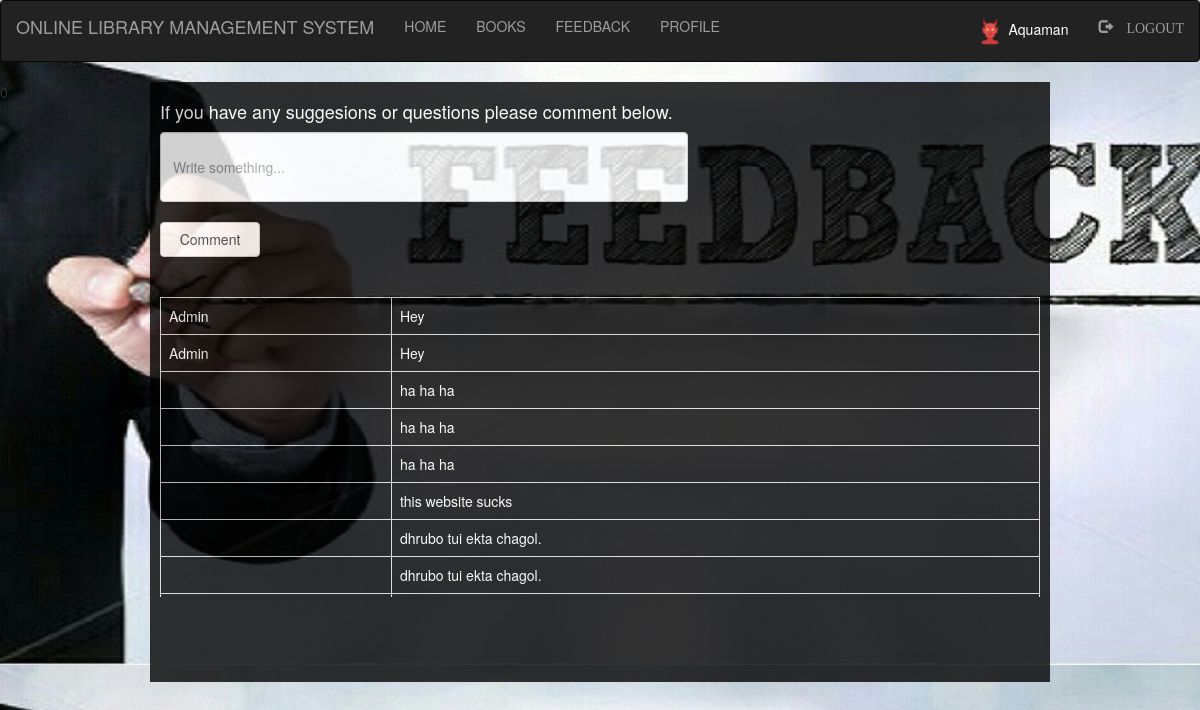
The page /library/student/feedback.php (signed in) on the database its author committed.
### tables this page shows
CREATE TABLE `cmnts` (
  `id` int(100) NOT NULL,
  `comment` varchar(300) NOT NULL,
  `username` varchar(100) NOT NULL
);

### library/student/feedback.php (the view, shortened to what this page needs)
<?php
  include "navbar.php";
  include "connection.php";
?>
<!DOCTYPE html>
<html>
<head>
	<link rel="stylesheet" type="text/css" href="style.css">
    <link rel="stylesheet" href="https://maxcdn.bootstrapcdn.com/bootstrap/3.3.7/css/bootstrap.min.css">
</head>
<body>
	<div class="wrapper">
		<h4>If you have any suggesions or questions please comment below.</h4>
		<form style="color:aliceblue" action="" method="post">
			<input class="form-control" type="text" name="comment" placeholder="Write something..."><br>
			<input class="btn btn-default" type="submit" name="submit" value="Comment" style="width: 100px; height: 35px;">
		</form>
<br><br>
	<div class="scroll">
		<?php
			if(isset($_POST['submit']))
			{
				$sql="INSERT INTO `cmnts` VALUES('','$_POST[comment]','$_SESSION[login_user]');";
				if(mysqli_query($db,$sql))
				{
					$q="SELECT * FROM `cmnts` ORDER BY `cmnts`.`id` DESC";
					$res=mysqli_query($db,$q);
					echo "<table class='table table-bordered'>";
					while ($row=mysqli_fetch_assoc($res))
					{
						echo "<tr>";
						echo "<td>"; echo $row['username']; echo "</td>";
							echo "<td>"; echo $row['comment']; echo "</td>";
						echo "</tr>";
					}
					echo "</table>";
				}
			}
			else
			{
				$q="SELECT * FROM `cmnts` ORDER BY `cmnts`.`id` DESC";
					$res=mysqli_query($db,$q);
					echo "<table class='table table-bordered'>";
					while ($row=mysqli_fetch_assoc($res))
					{
						echo "<tr>";
							echo "<td>"; echo $row['username']; echo "</td>";
							echo "<td>"; echo $row['comment']; echo "</td>";
						echo "</tr>";
					}
					echo "</table>";
			}
		?>
	</div>
	</div>
</body>
</html>

### library/student/style.css (style rules this page uses)
html,body,div,span,object,iframe, h1,h2,h3,h4,h5,h6,p,blockquote,pre, abbr,address,cite,code, del,dfn,em,img,ins,kbd,q,samp, small,strong,sub,sup,var, b,i, dl,dt,dd,ol,ul,li, fieldset,form,label,legend, table,caption,tbody,tfoot,thead,tr,th,td, article,aside,canvas,details,figcaption,figure, footer,header,hgroup,menu,nav,section,summary, time,mark,audio,video { margin: 0; padding: 0; border: 0; outline: 0; font-size: 100%; vertical-align: baseline; background: transparent; }
body { line-height: 1; }
table { border-collapse: collapse ; border-spacing:0 ; }
input,select { vertical-align: middle; }
.wrapper { height: 710px; width: 1535px; }
input { height: 25px; width: 300px; }

### library/student/feedback.php (style rules this page uses)
body { background-image: url("images/66.jpg"); }
.wrapper { padding: 10px; margin: -20px auto; width:900px; height: 600px; background-color: black; opacity: .8; color: white; }
.form-control { height: 70px; width: 60%; }
.scroll { width: 100%; height: 300px; overflow: auto; }

### rows shown on the page
cmnts: username "Admin", comment "Hey"
cmnts: username "Admin", comment "Hey"
cmnts: comment "ha ha ha"
cmnts: comment "ha ha ha"
cmnts: comment "ha ha ha"
cmnts: comment "this website sucks"
cmnts: comment "dhrubo tui ekta chagol."
cmnts: comment "dhrubo tui ekta chagol."

### other values the page prints
$_SESSION['login_user'] "Aquaman"
$day "0"
